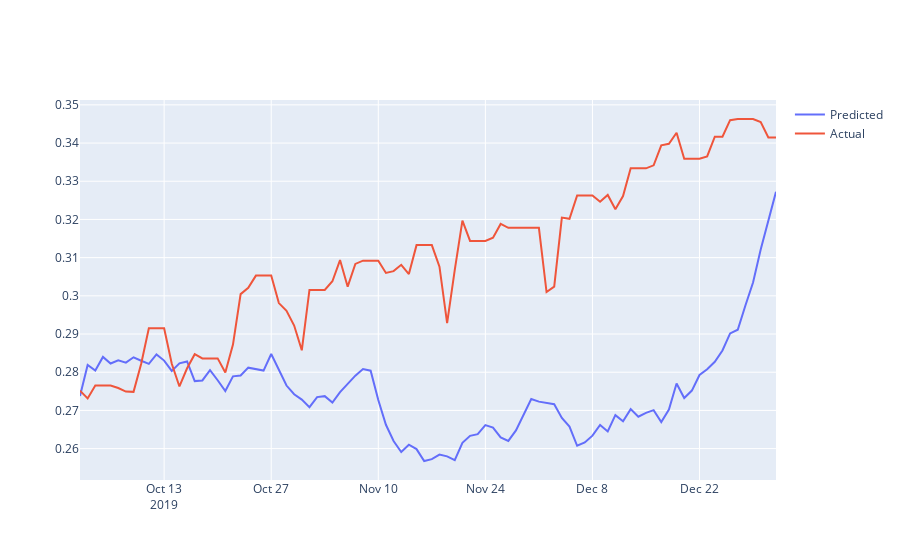

The notebook cell this image was saved under:
### Markdown cell above
Lets proceed with building models to forecast future models. we will start with the Holt Winters methods for modeling time series, then try ARIMA, SARIMAX and VAR.

### Code cell
train = price.frame.loc[:'20191001']
test = price.frame.loc['20191002':]

first_model = ExponentialSmoothing(
    train['scaled_DailyPrice'],
    trend='add',
    seasonal='add',
    seasonal_periods= 365
    ).fit()
predictions = first_model.forecast(92)

data = [go.Scatter(x=predictions.index,
            y=predictions, name = "Predicted"),
        go.Scatter(x=test['scaled_DailyPrice'].index,
            y=test['scaled_DailyPrice'],name='Actual')]
fig = go.Figure(data)

fig.show()

mse_error = mean_squared_error(test['scaled_DailyPrice'],predictions)
rmse_error = rmse(test['scaled_DailyPrice'],predictions)

print("Mean Squared Error: {}".format(mse_error))
print("Root Mean Squared Error: {}".format(rmse_error))
